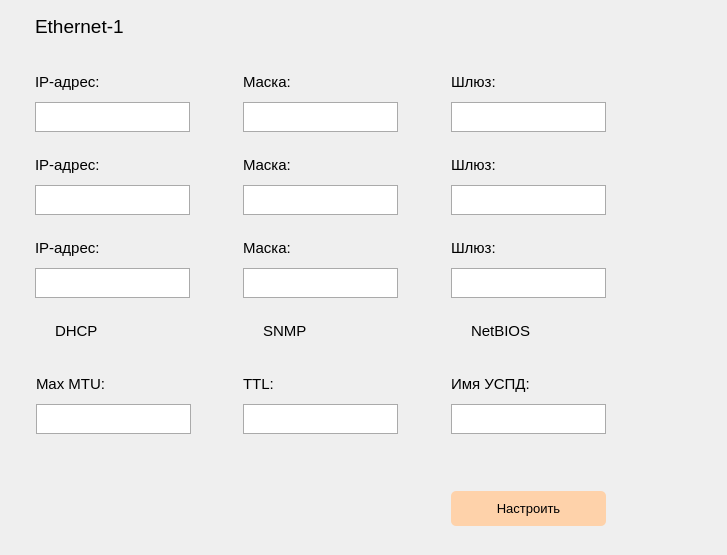
   <widget class="QWidget" name="scrollAreaWidgetContents">
    <property name="geometry">
     <rect>
      <x>0</x>
      <y>0</y>
      <width>727</width>
      <height>555</height>
     </rect>
    </property>
    <widget class="QWidget" name="widget_13" native="true">
     <property name="geometry">
      <rect>
       <x>0</x>
       <y>0</y>
       <width>727</width>
       <height>555</height>
      </rect>
     </property>
     <property name="styleSheet">
      <string notr="true">QFrame {
	border: 1.5px solid #999999;
}</string>
     </property>
     <widget class="QLabel" name="label_12">
      <property name="geometry">
       <rect>
        <x>35</x>
        <y>2</y>
        <width>155</width>
        <height>49</height>
       </rect>
      </property>
      <property name="font">
       <font>
        <pointsize>14</pointsize>
       </font>
      </property>
      <property name="styleSheet">
       <string notr="true">QLabel { border: none; }</string>
      </property>
      <property name="text">
       <string>Ethernet-1</string>
      </property>
     </widget>
     <widget class="QFrame" name="frame_14">
      <property name="geometry">
       <rect>
        <x>35</x>
        <y>62</y>
        <width>155</width>
        <height>70</height>
       </rect>
      </property>
      <property name="styleSheet">
       <string notr="true">QFrame { border: none; }</string>
      </property>
      <property name="frameShape">
       <enum>QFrame::StyledPanel</enum>
      </property>
      <property name="frameShadow">
       <enum>QFrame::Raised</enum>
      </property>
      <widget class="QLabel" name="label_13">
       <property name="geometry">
        <rect>
         <x>0</x>
         <y>0</y>
         <width>155</width>
         <height>40</height>
        </rect>
       </property>
       <property name="font">
        <font>
         <pointsize>11</pointsize>
        </font>
       </property>
       <property name="text">
        <string>IP-адрес:</string>
       </property>
      </widget>
      <widget class="QLineEdit" name="lineEdit">
       <property name="geometry">
        <rect>
         <x>0</x>
         <y>40</y>
         <width>155</width>
         <height>30</height>
        </rect>
       </property>
       <property name="font">
        <font>
         <pointsize>11</pointsize>
        </font>
       </property>
       <property name="styleSheet">
        <string notr="true">QLineEdit { border: 1px solid #aaaaaa; }</string>
       </property>
      </widget>
     </widget>
     <widget class="QFrame" name="frame_15">
      <property name="geometry">
       <rect>
        <x>243</x>
        <y>62</y>
        <width>155</width>
        <height>70</height>
       </rect>
      </property>
      <property name="styleSheet">
       <string notr="true">QFrame { border: none; }</string>
      </property>
      <property name="frameShape">
       <enum>QFrame::StyledPanel</enum>
      </property>
      <property name="frameShadow">
       <enum>QFrame::Raised</enum>
      </property>
      <widget class="QLabel" name="label_14">
       <property name="geometry">
        <rect>
         <x>0</x>
         <y>0</y>
         <width>155</width>
         <height>40</height>
        </rect>
       </property>
       <property name="font">
        <font>
         <pointsize>11</pointsize>
        </font>
       </property>
       <property name="text">
        <string>Маска:</string>
       </property>
      </widget>
      <widget class="QLineEdit" name="lineEdit_2">
       <property name="geometry">
        <rect>
         <x>0</x>
         <y>40</y>
         <width>155</width>
         <height>30</height>
        </rect>
       </property>
       <property name="font">
        <font>
         <pointsize>11</pointsize>
        </font>
       </property>
       <property name="styleSheet">
        <string notr="true">QLineEdit { border: 1px solid #aaaaaa; }</string>
       </property>
      </widget>
     </widget>
     <widget class="QFrame" name="frame_16">
      <property name="geometry">
       <rect>
        <x>451</x>
        <y>62</y>
        <width>155</width>
        <height>70</height>
       </rect>
      </property>
      <property name="styleSheet">
       <string notr="true">QFrame { border: none; }</string>
      </property>
      <property name="frameShape">
       <enum>QFrame::StyledPanel</enum>
      </property>
      <property name="frameShadow">
       <enum>QFrame::Raised</enum>
      </property>
      <widget class="QLabel" name="label_15">
       <property name="geometry">
        <rect>
         <x>0</x>
         <y>0</y>
         <width>155</width>
         <height>40</height>
        </rect>
       </property>
       <property name="font">
        <font>
         <pointsize>11</pointsize>
        </font>
       </property>
       <property name="text">
        <string>Шлюз:</string>
       </property>
      </widget>
      <widget class="QLineEdit" name="lineEdit_3">
       <property name="geometry">
        <rect>
         <x>0</x>
         <y>40</y>
         <width>155</width>
         <height>30</height>
        </rect>
       </property>
       <property name="font">
        <font>
         <pointsize>11</pointsize>
        </font>
       </property>
       <property name="styleSheet">
        <string notr="true">QLineEdit { border: 1px solid #aaaaaa; }</string>
       </property>
      </widget>
     </widget>
     <widget class="QFrame" name="frame_17">
      <property name="geometry">
       <rect>
        <x>35</x>
        <y>145</y>
        <width>155</width>
        <height>70</height>
       </rect>
      </property>
      <property name="styleSheet">
       <string notr="true">QFrame { border: none; }</string>
      </property>
      <property name="frameShape">
       <enum>QFrame::StyledPanel</enum>
      </property>
      <property name="frameShadow">
       <enum>QFrame::Raised</enum>
      </property>
      <widget class="QLabel" name="label_16">
       <property name="geometry">
        <rect>
         <x>0</x>
         <y>0</y>
         <width>155</width>
         <height>40</height>
        </rect>
       </property>
       <property name="font">
        <font>
         <pointsize>11</pointsize>
        </font>
       </property>
       <property name="text">
        <string>IP-адрес:</string>
       </property>
      </widget>
      <widget class="QLineEdit" name="lineEdit_4">
       <property name="geometry">
        <rect>
         <x>0</x>
         <y>40</y>
         <width>155</width>
         <height>30</height>
        </rect>
       </property>
       <property name="font">
        <font>
         <pointsize>11</pointsize>
        </font>
       </property>
       <property name="styleSheet">
        <string notr="true">QLineEdit { border: 1px solid #aaaaaa; }</string>
       </property>
      </widget>
     </widget>
     <widget class="QFrame" name="frame_18">
      <property name="geometry">
       <rect>
        <x>451</x>
        <y>145</y>
        <width>155</width>
        <height>70</height>
       </rect>
      </property>
      <property name="styleSheet">
       <string notr="true">QFrame { border: none; }</string>
      </property>
      <property name="frameShape">
       <enum>QFrame::StyledPanel</enum>
      </property>
      <property name="frameShadow">
       <enum>QFrame::Raised</enum>
      </property>
      <widget class="QLabel" name="label_17">
       <property name="geometry">
        <rect>
         <x>0</x>
         <y>0</y>
         <width>155</width>
         <height>40</height>
        </rect>
       </property>
       <property name="font">
        <font>
         <pointsize>11</pointsize>
        </font>
       </property>
       <property name="text">
        <string>Шлюз:</string>
       </property>
      </widget>
      <widget class="QLineEdit" name="lineEdit_5">
       <property name="geometry">
        <rect>
         <x>0</x>
         <y>40</y>
         <width>155</width>
         <height>30</height>
        </rect>
       </property>
       <property name="font">
        <font>
         <pointsize>11</pointsize>
        </font>
       </property>
       <property name="styleSheet">
        <string notr="true">QLineEdit { border: 1px solid #aaaaaa; }</string>
       </property>
      </widget>
     </widget>
     <widget class="QFrame" name="frame_19">
      <property name="geometry">
       <rect>
        <x>243</x>
        <y>145</y>
        <width>155</width>
        <height>70</height>
       </rect>
      </property>
      <property name="styleSheet">
       <string notr="true">QFrame { border: none; }</string>
      </property>
      <property name="frameShape">
       <enum>QFrame::StyledPanel</enum>
      </property>
      <property name="frameShadow">
       <enum>QFrame::Raised</enum>
      </property>
      <widget class="QLabel" name="label_18">
       <property name="geometry">
        <rect>
         <x>0</x>
         <y>0</y>
         <width>155</width>
         <height>40</height>
        </rect>
       </property>
       <property name="font">
        <font>
         <pointsize>11</pointsize>
        </font>
       </property>
       <property name="text">
        <string>Маска:</string>
       </property>
      </widget>
      <widget class="QLineEdit" name="lineEdit_6">
       <property name="geometry">
        <rect>
         <x>0</x>
         <y>40</y>
         <width>155</width>
         <height>30</height>
        </rect>
       </property>
       <property name="font">
        <font>
         <pointsize>11</pointsize>
        </font>
       </property>
       <property name="styleSheet">
        <string notr="true">QLineEdit { border: 1px solid #aaaaaa; }</string>
       </property>
      </widget>
     </widget>
     <widget class="QFrame" name="frame_20">
      <property name="geometry">
       <rect>
        <x>35</x>
        <y>228</y>
        <width>155</width>
        <height>70</height>
       </rect>
      </property>
      <property name="styleSheet">
       <string notr="true">QFrame { border: none; }</string>
      </property>
      <property name="frameShape">
       <enum>QFrame::StyledPanel</enum>
      </property>
      <property name="frameShadow">
       <enum>QFrame::Raised</enum>
      </property>
      <widget class="QLabel" name="label_19">
       <property name="geometry">
        <rect>
         <x>0</x>
         <y>0</y>
         <width>155</width>
         <height>40</height>
        </rect>
       </property>
       <property name="font">
        <font>
         <pointsize>11</pointsize>
        </font>
       </property>
       <property name="text">
        <string>IP-адрес:</string>
       </property>
      </widget>
      <widget class="QLineEdit" name="lineEdit_7">
       <property name="geometry">
        <rect>
         <x>0</x>
         <y>40</y>
         <width>155</width>
         <height>30</height>
        </rect>
       </property>
       <property name="font">
        <font>
         <pointsize>11</pointsize>
        </font>
       </property>
       <property name="styleSheet">
        <string notr="true">QLineEdit { border: 1px solid #aaaaaa; }</string>
       </property>
      </widget>
     </widget>
     <widget class="QFrame" name="frame_21">
      <property name="geometry">
       <rect>
        <x>451</x>
        <y>228</y>
        <width>155</width>
        <height>70</height>
       </rect>
      </property>
      <property name="styleSheet">
       <string notr="true">QFrame { border: none; }</string>
      </property>
      <property name="frameShape">
       <enum>QFrame::StyledPanel</enum>
      </property>
      <property name="frameShadow">
       <enum>QFrame::Raised</enum>
      </property>
      <widget class="QLabel" name="label_20">
       <property name="geometry">
        <rect>
         <x>0</x>
         <y>0</y>
         <width>155</width>
         <height>40</height>
        </rect>
       </property>
       <property name="font">
        <font>
         <pointsize>11</pointsize>
        </font>
       </property>
       <property name="text">
        <string>Шлюз:</string>
       </property>
      </widget>
      <widget class="QLineEdit" name="lineEdit_8">
       <property name="geometry">
        <rect>
         <x>0</x>
         <y>40</y>
         <width>155</width>
         <height>30</height>
        </rect>
       </property>
       <property name="font">
        <font>
         <pointsize>11</pointsize>
        </font>
       </property>
       <property name="styleSheet">
        <string notr="true">QLineEdit { border: 1px solid #aaaaaa; }</string>
       </property>
      </widget>
     </widget>
     <widget class="QFrame" name="frame_22">
      <property name="geometry">
       <rect>
        <x>243</x>
        <y>228</y>
        <width>155</width>
        <height>70</height>
       </rect>
      </property>
      <property name="styleSheet">
       <string notr="true">QFrame { border: none; }</string>
      </property>
      <property name="frameShape">
       <enum>QFrame::StyledPanel</enum>
      </property>
      <property name="frameShadow">
       <enum>QFrame::Raised</enum>
      </property>
      <widget class="QLabel" name="label_21">
       <property name="geometry">
        <rect>
         <x>0</x>
         <y>0</y>
         <width>155</width>
         <height>40</height>
        </rect>
       </property>
       <property name="font">
        <font>
         <pointsize>11</pointsize>
        </font>
       </property>
       <property name="text">
        <string>Маска:</string>
       </property>
      </widget>
      <widget class="QLineEdit" name="lineEdit_9">
       <property name="geometry">
        <rect>
         <x>0</x>
         <y>40</y>
         <width>155</width>
         <height>30</height>
        </rect>
       </property>
       <property name="font">
        <font>
         <pointsize>11</pointsize>
        </font>
       </property>
       <property name="styleSheet">
        <string notr="true">QLineEdit { border: 1px solid #aaaaaa; }</string>
       </property>
      </widget>
     </widget>
     <widget class="QFrame" name="frame_23">
      <property name="geometry">
       <rect>
        <x>35</x>
        <y>311</y>
        <width>155</width>
        <height>40</height>
       </rect>
      </property>
      <property name="styleSheet">
       <string notr="true">QFrame { border: none; }</string>
      </property>
      <property name="frameShape">
       <enum>QFrame::StyledPanel</enum>
      </property>
      <property name="frameShadow">
       <enum>QFrame::Raised</enum>
      </property>
      <widget class="QCheckBox" name="checkBox">
       <property name="geometry">
        <rect>
         <x>0</x>
         <y>0</y>
         <width>90</width>
         <height>40</height>
        </rect>
       </property>
       <property name="font">
        <font>
         <pointsize>11</pointsize>
        </font>
       </property>
       <property name="styleSheet">
        <string notr="true">QCheckBox { border: none; background-color: transparent; }</string>
       </property>
       <property name="text">
        <string>DHCP</string>
       </property>
      </widget>
     </widget>
     <widget class="QFrame" name="frame_24">
      <property name="geometry">
       <rect>
        <x>243</x>
        <y>311</y>
        <width>155</width>
        <height>40</height>
       </rect>
      </property>
      <property name="styleSheet">
       <string notr="true">QFrame { border: none; }</string>
      </property>
      <property name="frameShape">
       <enum>QFrame::StyledPanel</enum>
      </property>
      <property name="frameShadow">
       <enum>QFrame::Raised</enum>
      </property>
      <widget class="QCheckBox" name="checkBox_2">
       <property name="geometry">
        <rect>
         <x>0</x>
         <y>0</y>
         <width>90</width>
         <height>40</height>
        </rect>
       </property>
       <property name="font">
        <font>
         <pointsize>11</pointsize>
        </font>
       </property>
       <property name="styleSheet">
        <string notr="true">QCheckBox { border: none; background-color: transparent; }</string>
       </property>
       <property name="text">
        <string>SNMP</string>
       </property>
      </widget>
     </widget>
     <widget class="QFrame" name="frame_25">
      <property name="geometry">
       <rect>
        <x>451</x>
        <y>311</y>
        <width>155</width>
        <height>40</height>
       </rect>
      </property>
      <property name="styleSheet">
       <string notr="true">QFrame { border: none; }</string>
      </property>
      <property name="frameShape">
       <enum>QFrame::StyledPanel</enum>
      </property>
      <property name="frameShadow">
       <enum>QFrame::Raised</enum>
      </property>
      <widget class="QCheckBox" name="checkBox_3">
       <property name="geometry">
        <rect>
         <x>0</x>
         <y>0</y>
         <width>90</width>
         <height>40</height>
        </rect>
       </property>
       <property name="font">
        <font>
         <pointsize>11</pointsize>
        </font>
       </property>
       <property name="styleSheet">
        <string notr="true">QCheckBox { border: none; background-color: transparent; }</string>
       </property>
       <property name="text">
        <string>NetBIOS</string>
       </property>
      </widget>
     </widget>
     <widget class="QFrame" name="frame_26">
      <property name="geometry">
       <rect>
        <x>243</x>
        <y>364</y>
        <width>155</width>
        <height>70</height>
       </rect>
      </property>
      <property name="styleSheet">
       <string notr="true">QFrame { border: none; }</string>
      </property>
      <property name="frameShape">
       <enum>QFrame::StyledPanel</enum>
      </property>
      <property name="frameShadow">
       <enum>QFrame::Raised</enum>
      </property>
      <widget class="QLabel" name="label_22">
       <property name="geometry">
        <rect>
         <x>0</x>
         <y>0</y>
         <width>155</width>
         <height>40</height>
        </rect>
       </property>
       <property name="font">
        <font>
         <pointsize>11</pointsize>
        </font>
       </property>
       <property name="text">
        <string>TTL:</string>
       </property>
      </widget>
      <widget class="QLineEdit" name="lineEdit_10">
       <property name="geometry">
        <rect>
         <x>0</x>
         <y>40</y>
         <width>155</width>
         <height>30</height>
        </rect>
       </property>
       <property name="font">
        <font>
         <pointsize>11</pointsize>
        </font>
       </property>
       <property name="styleSheet">
        <string notr="true">QLineEdit { border: 1px solid #aaaaaa; }</string>
       </property>
      </widget>
     </widget>
     <widget class="QFrame" name="frame_27">
      <property name="geometry">
       <rect>
        <x>451</x>
        <y>364</y>
        <width>155</width>
        <height>70</height>
       </rect>
      </property>
      <property name="styleSheet">
       <string notr="true">QFrame { border: none; }</string>
      </property>
      <property name="frameShape">
       <enum>QFrame::StyledPanel</enum>
      </property>
      <property name="frameShadow">
       <enum>QFrame::Raised</enum>
      </property>
      <widget class="QLabel" name="label_23">
       <property name="geometry">
        <rect>
         <x>0</x>
         <y>0</y>
         <width>155</width>
         <height>40</height>
        </rect>
       </property>
       <property name="font">
        <font>
         <pointsize>11</pointsize>
        </font>
       </property>
       <property name="text">
        <string>Имя УСПД:</string>
       </property>
      </widget>
      <widget class="QLineEdit" name="lineEdit_11">
       <property name="geometry">
        <rect>
         <x>0</x>
         <y>40</y>
         <width>155</width>
         <height>30</height>
        </rect>
       </property>
       <property name="font">
        <font>
         <pointsize>11</pointsize>
        </font>
       </property>
       <property name="styleSheet">
        <string notr="true">QLineEdit { border: 1px solid #aaaaaa; }</string>
       </property>
      </widget>
     </widget>
     <widget class="QFrame" name="frame_28">
      <property name="geometry">
       <rect>
        <x>36</x>
        <y>364</y>
        <width>155</width>
        <height>70</height>
       </rect>
      </property>
      <property name="styleSheet">
       <string notr="true">QFrame { border: none; }</string>
      </property>
      <property name="frameShape">
       <enum>QFrame::StyledPanel</enum>
      </property>
      <property name="frameShadow">
       <enum>QFrame::Raised</enum>
      </property>
      <widget class="QLabel" name="label_24">
       <property name="geometry">
        <rect>
         <x>0</x>
         <y>0</y>
         <width>155</width>
         <height>40</height>
        </rect>
       </property>
       <property name="font">
        <font>
         <pointsize>11</pointsize>
        </font>
       </property>
       <property name="text">
        <string>Max MTU:</string>
       </property>
      </widget>
      <widget class="QLineEdit" name="lineEdit_12">
       <property name="geometry">
        <rect>
         <x>0</x>
         <y>40</y>
         <width>155</width>
         <height>30</height>
        </rect>
       </property>
       <property name="font">
        <font>
         <pointsize>11</pointsize>
        </font>
       </property>
       <property name="styleSheet">
        <string notr="true">QLineEdit { border: 1px solid #aaaaaa; }</string>
       </property>
      </widget>
     </widget>
     <widget class="QPushButton" name="pushButton_13">
      <property name="geometry">
       <rect>
        <x>451</x>
        <y>491</y>
        <width>155</width>
        <height>35</height>
       </rect>
      </property>
      <property name="font">
       <font>
        <pointsize>10</pointsize>
       </font>
      </property>
      <property name="cursor">
       <cursorShape>PointingHandCursor</cursorShape>
      </property>
      <property name="styleSheet">
       <string notr="true">QPushButton {
	background-color: #FED2AA;
	border: none;
	border-radius: 5px;
}</string>
      </property>
      <property name="text">
       <string>Настроить</string>
      </property>
     </widget>
    </widget>
   </widget>
